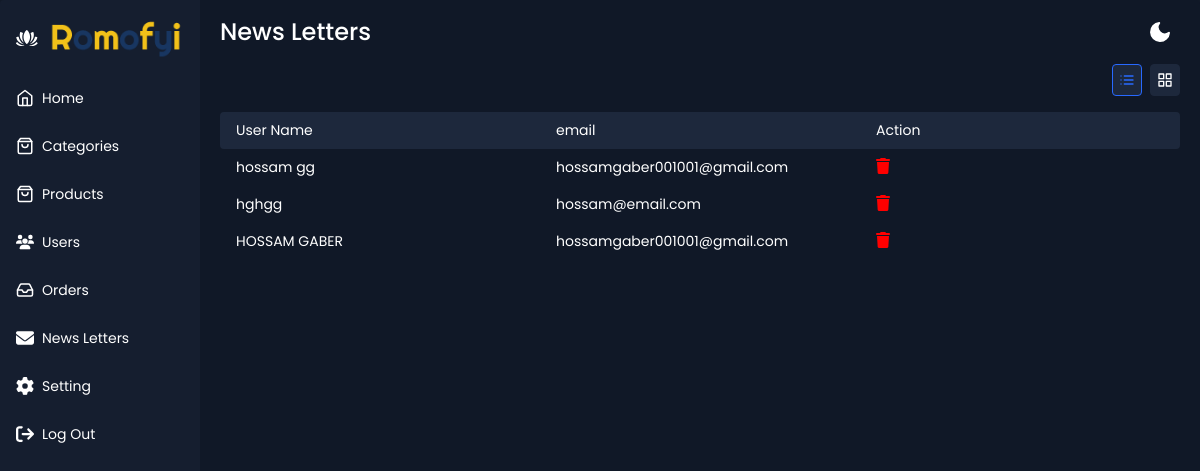
Page /Admin/dashboard.php?page=news_letters (signed in) on the committed database.
### tables this page shows
CREATE TABLE `newsletters` (
  `id` int(10) UNSIGNED NOT NULL,
  `user_id` int(11) NOT NULL,
  `email` varchar(255) NOT NULL,
  `created_at` timestamp NULL DEFAULT NULL,
  `updated_at` timestamp NULL DEFAULT NULL
);

CREATE TABLE `users` (
  `id` int(10) UNSIGNED NOT NULL,
  `name` varchar(255) NOT NULL,
  `email` varchar(255) NOT NULL,
  `email_verified_at` timestamp NULL DEFAULT NULL,
  `password` varchar(255) NOT NULL,
  `img` varchar(100) DEFAULT NULL,
  `remember_token` varchar(100) DEFAULT NULL,
  `created_at` timestamp NULL DEFAULT NULL,
  `updated_at` timestamp NULL DEFAULT NULL
);

### Admin/page/news_letters.php (the view, shortened to what this page needs)
<div class="app-content">
    <div class="app-content-header">
        <h1 class="app-content-headerText">News Letters</h1>
        <button class="mode-switch" title="Switch Theme">
            <svg class="moon" fill="none" stroke="currentColor" stroke-linecap="round" stroke-linejoin="round"
                stroke-width="2" width="24" height="24" viewBox="0 0 24 24">
                <defs></defs>
                <path d="M21 12.79A9 9 0 1111.21 3 7 7 0 0021 12.79z"></path>
            </svg>
        </button>
    </div>
    <div class="app-content-actions">
        <div class="app-content-actions-wrapper">
            <button class="action-button list active" title="List View">
            </button>
            <button class="action-button grid" title="Grid View">
            </button>
        </div>
    </div>
    <div class="products-area-wrapper tableView">
        <div class="products-header">
            <div class="product-cell category">User Name</div>
            <div class="product-cell status-cell">email</div>
            <div class="product-cell status-cell">Action</div>
        </div>
        <?php
        $query="SELECT * FROM newsletters";
        $result=mysqli_query($connection,$query);
        while($row=mysqli_fetch_assoc($result)){
            ?>
        <div class="products-row">
            <div class="product-cell category"><span class="cell-label">User Name:</span><?php
                    $userId= $row['user_id'] ;
                    $UserNameQuery="SELECT `name` FROM users WHERE id='$userId' ";
                    $UserNameResult=mysqli_query($connection,$UserNameQuery);
                    $UserNameRow=mysqli_fetch_assoc($UserNameResult);
                    echo $UserNameRow['name'];
                    ?>
            </div>
            <div class="product-cell status-cell">
                <span class="cell-label">Email:</span><?php echo $row['email']  ?>
            </div>
            <div class="product-cell sales"><span class="cell-label">Action:</span>
                <a href="dashboard.php?page=news_letters&id=<?php echo$row['id']?>">
                    <i class="fa-solid fa-trash" style="color: red; margin-right: 10px; font-size: 16px;"></i>
                </a>
            </div>
        </div>
        <?php
        }
        ?>
    </div>
</div>

### Admin/admin_Style/style.css (style rules this page uses)
* { box-sizing: border-box; }
:root { --app-bg: #101827; --sidebar: rgba(21, 30, 47, 1); --sidebar-main-color: #fff; --table-border: #1a2131; --table-header: #1a2131; --app-content-main-color: #fff; --sidebar-link: #fff; --sidebar-active-link: #1d283c; --sidebar-hover-link: #1a2539; --action-color: #2869ff; --action-color-hover: #6291fd; --app-content-secondary-color: #1d283c; --filter-reset: #2c394f; --filter-shadow: rgba(16, 24, 39, 0.8) 0px 6px 12px -2px, rgba(0, 0, 0, 0.3) 0px 3px 7px -3px; }
body, html { margin: 0; padding: 0; height: 100%; width: 100%; }
body { overflow: hidden; font-family: "Poppins", sans-serif; background-color: var(--app-bg); -webkit-font-smoothing: antialiased; -moz-osx-font-smoothing: grayscale; }
.mode-switch { background-color: transparent; border: none; padding: 0; color: var(--app-content-main-color); display: flex; justify-content: center; align-items: center; margin-left: auto; margin-right: 8px; cursor: pointer; }
.mode-switch .moon { fill: var(--app-content-main-color); }
.app-content { padding: 16px; background-color: var(--app-bg); height: 100%; flex: 1; max-height: 100%; display: flex; flex-direction: column; }
.app-content-header { display: flex; align-items: center; justify-content: space-between; padding: 0 4px; }
.app-content-headerText { color: var(--app-content-main-color); font-size: 24px; line-height: 32px; margin: 0; }
.app-content-actions { display: flex; justify-content: space-between; align-items: center; padding: 16px 4px; }
.app-content-actions-wrapper { display: flex; align-items: center; margin-left: auto; }
.action-button { border-radius: 4px; height: 32px; background-color: var(--app-content-secondary-color); border: 1px solid var(--app-content-secondary-color); display: flex; align-items: center; color: var(--app-content-main-color); font-size: 14px; margin-left: 8px; cursor: pointer; }
.action-button:focus, .action-button.active { outline: none; color: var(--action-color); border-color: var(--action-color); }
.products-area-wrapper { width: 100%; max-height: 100%; overflow: auto; padding: 0 4px; }
.tableView .products-header { display: flex; align-items: center; border-radius: 4px; background-color: var(--app-content-secondary-color); position: sticky; top: 0; }
.tableView .products-row { display: flex; align-items: center; border-radius: 4px; }
.tableView .product-cell { flex: 1; padding: 8px 16px; color: var(--app-content-main-color); font-size: 14px; display: flex; align-items: center; }

### Admin/dashboard.php (style rules this page uses)
.active,.disabled { text-decoration: none; }

### rows in the picture
newsletters: user.name "hossam gg", email "hossamgaber001001@gmail.com"
newsletters: user.name "hghgg", email "hossam@email.com"
newsletters: user.name "HOSSAM GABER", email "hossamgaber001001@gmail.com"
